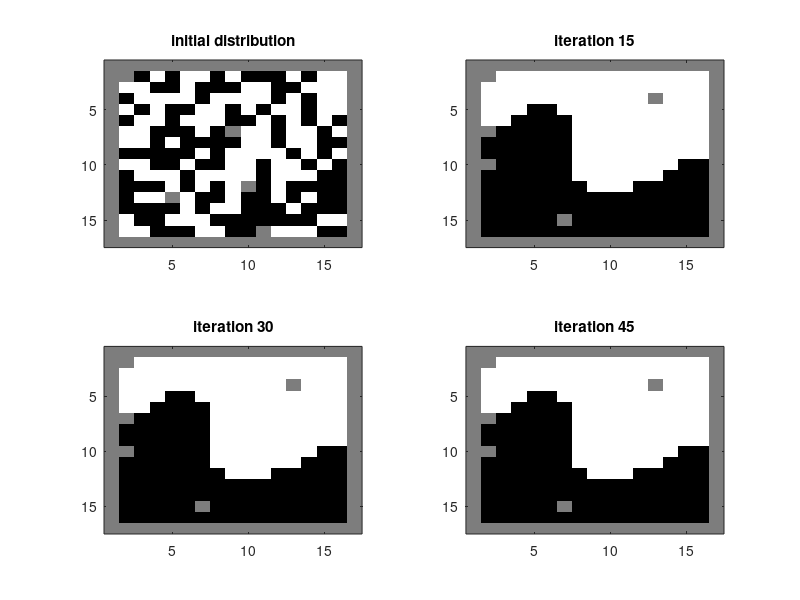

Recreate this plot in MATLAB.
close all; clear all 
clc; 


%% Step 1: Initial Allocation of Households on the Checkboard
rand('seed',0);     % initializes the random number generator
parcel = randperm(225)';
resarea = zeros(15,15);
resarea(parcel(1:110)) = 1;       % black
resarea(parcel(111:220)) = -1;    % whites
clear parcel;

resareaaug = zeros(17,17); resareaaug(2:16,2:16) = resarea;
subplot(2,2,1); 
imagesc(resareaaug);  % create a colored plot of the matrix values
colormap(flipud(gray));
title(['initial distribution']);


%% Step 2: Dynamics
racism = 0.5;
numplot = 1;
for niter = 1:45;
    mover = [];     % the matrix mover includes all indices of people that are looking for a new house
    freehouse = []; % the matrix freehouse includes all indices of ex post free houses
    for i = 2:16;
        for j = 2:16
            neighbors = resareaaug( (i-1):(i+1), (j-1):(j+1) );
            DD_white = logical(neighbors == -1);
            DD_free = logical(neighbors == 0);
            DD_black = logical(neighbors == 1);

            if resareaaug(i,j) == -1       % identify white 
                btow = (sum(DD_black(1,:)) + DD_black(2,1) + DD_black(2,3) + sum(DD_black(3,:)))/(8-sum(sum(DD_free))); %(sum(DD_white(1,:)) + DD_white(2,1) + DD_white(2,3) + sum(DD_white(3,:))); 
                if btow > racism 
                    mover = [mover; i,j,-1];
                end
            elseif resareaaug(i,j) == 1       % identify black 
                wtob = (sum(DD_white(1,:)) + DD_white(2,1) + DD_white(2,3) + sum(DD_white(3,:)))/(8-sum(sum(DD_free))); %(sum(DD_black(1,:)) + DD_black(2,1) + DD_black(2,3) + sum(DD_black(3,:))); 
                if wtob > racism 
                    mover = [mover; i,j,1];
                end
            elseif resareaaug(i,j) == 0     % identify non-occupied houses
                freehouse = [freehouse; i,j,0];
            end
        end
    end
    freehouse = [freehouse; mover];     % free houses is previously free and just becoming free
    
    nrow_mover = size(mover,1);
    nrow_freehouse = size(freehouse,1);
    parcel = randperm(nrow_freehouse)';     % prepare random allocation of movers to free houses by randomizing houses
    for k = 1:nrow_freehouse;
        if k <= nrow_mover
            resareaaug(freehouse(parcel(k),1),freehouse(parcel(k),2)) = mover(k,3);
        else
            resareaaug(freehouse(parcel(k),1),freehouse(parcel(k),2)) = 0;
        end
    end
    clear parcel;
    
    if rem(niter,15) == 0
        numplot = numplot+1;
        subplot(2,2,numplot);         
        imagesc(resareaaug);
        colormap(flipud(gray));
        title(['iteration ', num2str(niter)]);
    end
    %fprintf('iter = %.3d\n',niter);
end
